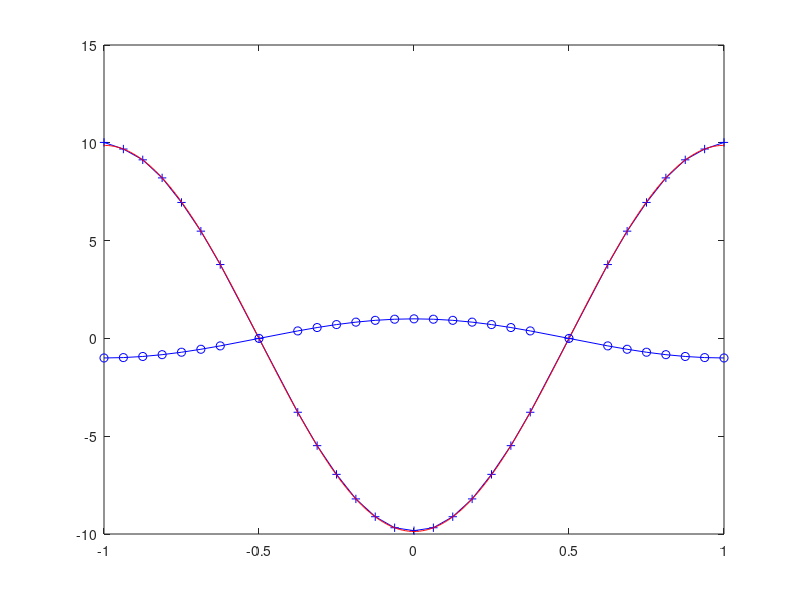

Write MATLAB code to recreate this figure.
clc, clear all, clf

% input data:
U=load('solution.dat');
u=U(:,2);
D=load('derivative.dat');
x=D(:,1);
ux=D(:,2);
xtru=linspace(-1,1,400);
utru=-pi^2*cos(pi*xtru);
figure(1)
plot(x,ux,'b+-',xtru,utru,'r'), hold on
plot(x,u,'bo-'), hold on
